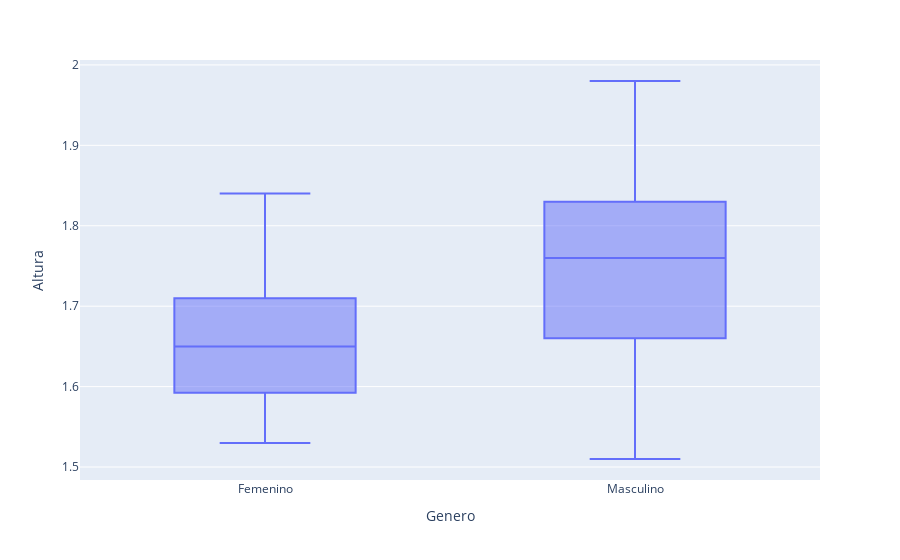

Notebook source saved alongside this figure:
### Markdown cell above
Primero se selecciona de la DF solamente las columnas de Genero y Altura para luego relizar el grafico de cajas y violin. La sub DataFrame en base a la cual se graficara se llamara `Altura`.

### Code cell
altura = df[["Genero","Altura"]]
fig = plt.figure(figsize=(5,3))
fig = px.box(altura, x="Genero", y="Altura")
fig.show()

### Figure 1 — Plotly figure (JSON) as saved in the notebook; plotly's stock layout.template omitted (floating-point values rounded to 4 significant figures)
{"data": [{"alignmentgroup": "True", "hovertemplate": "Genero=%{x}<br>Altura=%{y}<extra></extra>", "legendgroup": "", "marker": {"color": "#636efa"}, "name": "", "notched": false, "offsetgroup": "", "orientation": "v", "showlegend": false, "type": "box", "x": ["Femenino", "Femenino", "Masculino", "Masculino", "Femenino", "Femenino", "Masculino", "Masculino", "Masculino", "Masculino", "Femenino", "Masculino", "Femenino", "Masculino", "Masculino", "Masculino", "Masculino", "Masculino", "Masculino", "Masculino", "Femenino", "Masculino", "Femenino", "Masculino", "Masculino", "Masculino", "Masculino", "Masculino", "Femenino", "Masculino", "Femenino", "Masculino", "Masculino", "Masculino", "Masculino", "Masculino", "Masculino", "Masculino", "Femenino", "Femenino", "Masculino", "Masculino", "Femenino", "Masculino", "Masculino", "Masculino", "Masculino", "Masculino", "Masculino", "Masculino", "Masculino", "Femenino", "Masculino", "Masculino", "Masculino", "Masculino", "Masculino", "Masculino", "Masculino", "Masculino", "Femenino", "Masculino", "Masculino", "Masculino", "Masculino", "Masculino", "Femenino", "Masculino", "Femenino", "Femenino", "Masculino", "Masculino", "Masculino", "Masculino", "Femenino", "Masculino", "Masculino", "Masculino", "Masculino", "Masculino", "Masculino", "Masculino", "Femenino", "Masculino", "Masculino", "Masculino", "Masculino", "Masculino", "Masculino", "Femenino", "Masculino", "Masculino", "Masculino", "Femenino", "Masculino", "Masculino", "Masculino", "Masculino", "Masculino", "Masculino", "Femenino", "Masculino", "Masculino", "Masculino", "Masculino"], "x0": " ", "xaxis": "x", "y": [1.71, 1.7, 1.51, 1.51, 1.53, 1.78, 1.53, 1.53, 1.53, 1.77, 1.55, 1.77, 1.64, 1.77, 1.77, 1.55, 1.55, 1.55, 1.55, 1.56, 1.65, 1.56, 1.54, 1.57, 1.57, 1.57, 1.59, 1.61, 1.58, 1.62, 1.64, 1.62, 1.64, 1.65, 1.66, 1.68, 1.68, 1.69, 1.65, 1.63, 1.7, 1.7, 1.84, 1.7, 1.72, 1.72, 1.73, 1.74, 1.74, 1.74, 1.74, 1.65, 1.74, 1.75, 1.75, 1.75, 1.75, 1.76, 1.76, 1.76, 1.81, 1.76, 1.76, 1.77, 1.77, 1.78, 1.71, 1.78, 1.75, 1.56, 1.78, 1.78, 1.78, 1.79, 1.65, 1.79, 1.79, 1.82, 1.83, 1.83, 1.83, 1.84, 1.64, 1.85, 1.86, 1.86, 1.87, 1.88, 1.88, 1.7, 1.89, 1.89, 1.9, 1.78, 1.91, 1.91, 1.91, 1.92, 1.93, 1.95, 1.54, 1.96, 1.96, 1.96, 1.98], "y0": " ", "yaxis": "y"}], "layout": {"boxmode": "group", "legend": {"tracegroupgap": 0}, "margin": {"t": 60}, "xaxis": {"anchor": "y", "domain": [0, 1], "title": {"text": "Genero"}}, "yaxis": {"anchor": "x", "domain": [0, 1], "title": {"text": "Altura"}}}}
